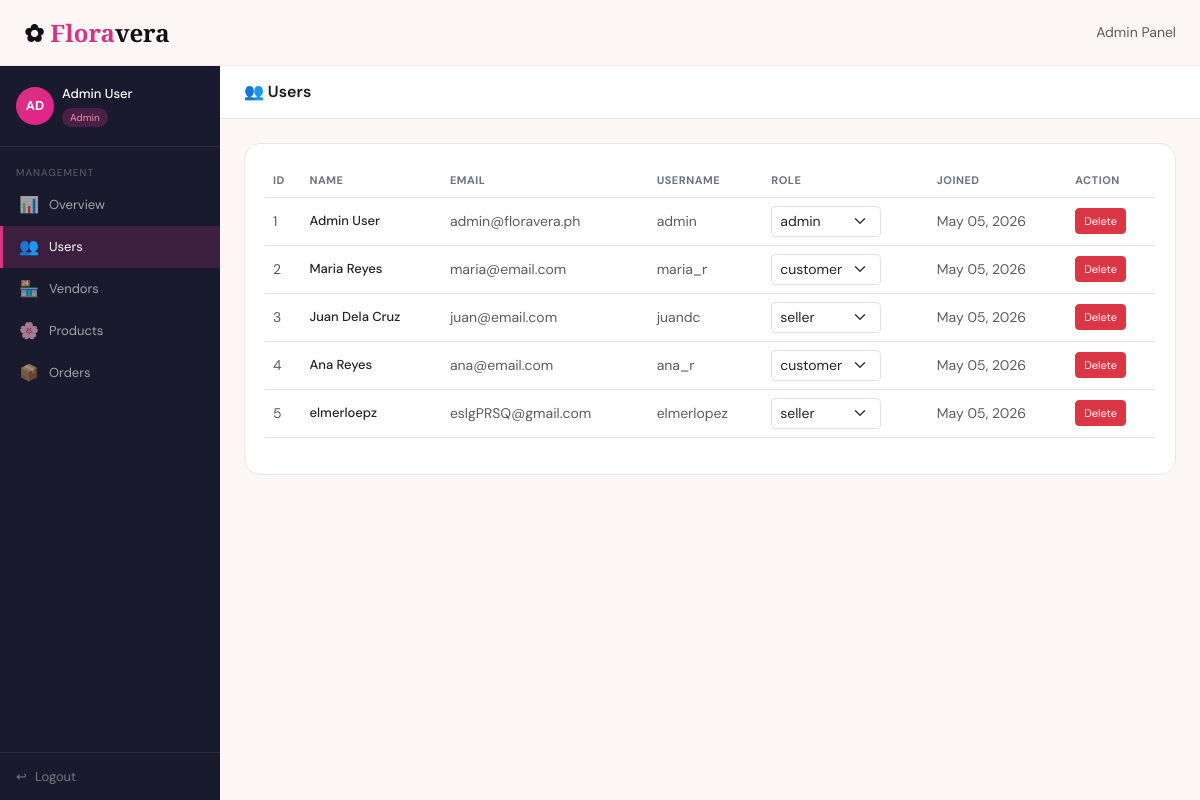
Before: /admin/users.php (signed in) with the older database file.
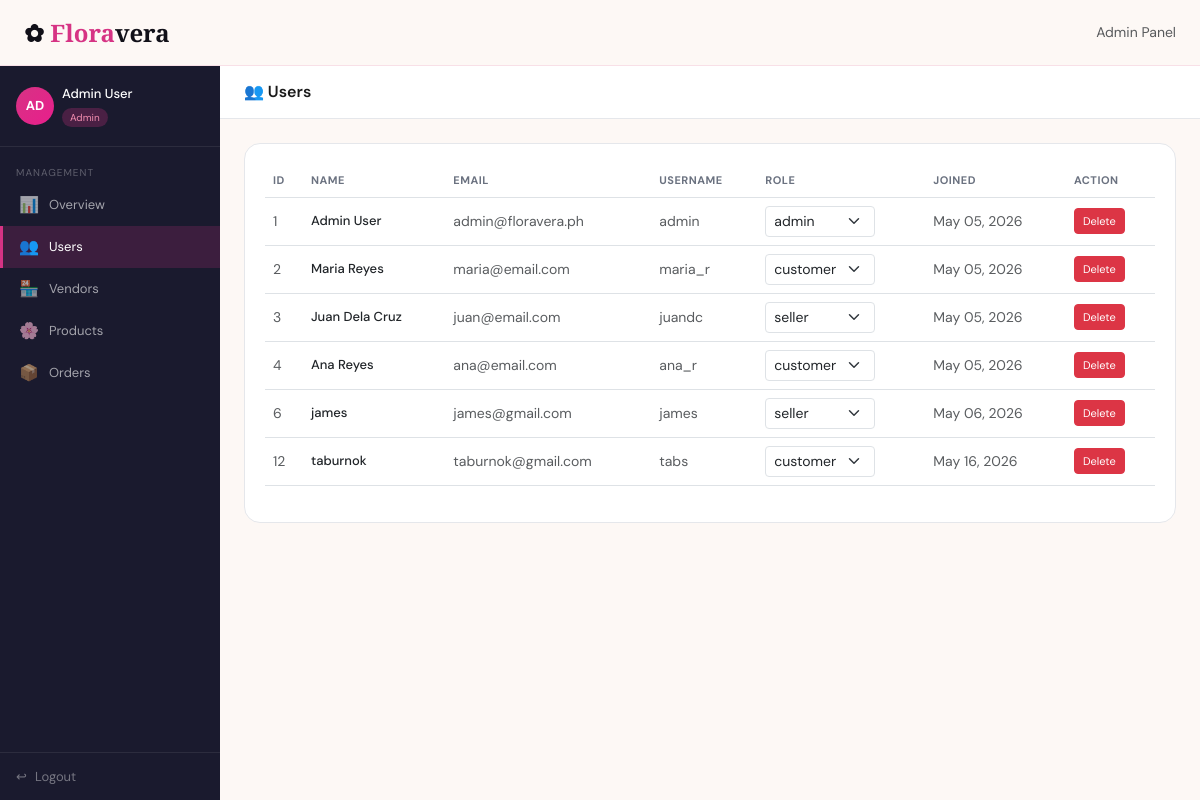
After: the same page with the newer database file.
### tables this page shows
CREATE TABLE `users` (
  `id` int(11) NOT NULL,
  `fullname` varchar(100) NOT NULL,
  `email` varchar(150) NOT NULL,
  `username` varchar(80) NOT NULL,
  `password` varchar(255) NOT NULL,
  `role` enum('admin','seller','customer') NOT NULL DEFAULT 'customer',
  `created_at` timestamp NOT NULL DEFAULT current_timestamp()
);

### admin/users.php (the view, shortened to what this page needs)
<?php
include '../dbconnect.php';
$users=$conn->query("SELECT * FROM users ORDER BY id ASC");
$cur=basename($_SERVER['PHP_SELF']);
?>
<!DOCTYPE html>
<html lang="en">
<head>
<link href="https://cdn.jsdelivr.net/npm/bootstrap@5.3.0/dist/css/bootstrap.min.css" rel="stylesheet">
<link href="../style.css" rel="stylesheet">
</head>
<body>
<nav class="fv-navbar navbar fixed-top px-4 d-flex align-items-center justify-content-between">
  <a class="fv-logo" href="../index.php">✿ <span>Flora</span>vera</a>
  <span class="text-muted small">Admin Panel</span>
</nav>
<div class="fv-dash-wrap">
  <div class="fv-sidebar">
    <div class="fv-sidebar-user d-flex align-items-center gap-2">
      <div class="fv-avatar">AD</div>
      <div><div class="fv-uname"><?= htmlspecialchars($_SESSION['fullname']) ?></div><div class="fv-urole">Admin</div></div>
    </div>
    <div class="fv-nav-label mt-2">Management</div>
    <a href="dashboard.php" class="fv-nav-item <?= $cur==='dashboard.php'?'active':''?>"><span class="fv-nav-icon">📊</span> Overview</a>
    <a href="users.php"     class="fv-nav-item <?= $cur==='users.php'    ?'active':''?>"><span class="fv-nav-icon">👥</span> Users</a>
    <a href="vendors.php"   class="fv-nav-item <?= $cur==='vendors.php'  ?'active':''?>"><span class="fv-nav-icon">🏪</span> Vendors</a>
    <a href="products.php"  class="fv-nav-item <?= $cur==='products.php' ?'active':''?>"><span class="fv-nav-icon">🌸</span> Products</a>
    <a href="orders.php"    class="fv-nav-item <?= $cur==='orders.php'   ?'active':''?>"><span class="fv-nav-icon">📦</span> Orders</a>
    <div class="fv-logout"><a href="../logout.php"><span>↩</span> Logout</a></div>
  </div>
  <div class="fv-main">
    <div class="fv-topbar"><div class="fv-topbar-title">👥 Users</div></div>
    <div class="fv-dash-content">
      <div class="fv-card">
        <div class="table-responsive">
        <table class="table fv-admin-table align-middle">
          <thead><tr><th>ID</th><th>Name</th><th>Email</th><th>Username</th><th>Role</th><th>Joined</th><th>Action</th></tr></thead>
          <tbody>
          <?php while($u=$users->fetch_assoc()): ?>
          <tr>
            <td class="text-muted small"><?= $u['id'] ?></td>
            <td style="font-size:13px;font-weight:500"><?= htmlspecialchars($u['fullname']) ?></td>
            <td class="text-muted small"><?= htmlspecialchars($u['email']) ?></td>
            <td class="text-muted small"><?= htmlspecialchars($u['username']) ?></td>
            <td>
              <form method="POST" action="update_role.php" class="d-inline">
                <select name="role" class="form-select form-select-sm" style="width:110px;display:inline" onchange="this.form.submit()">
                  <option value="customer" <?= $u['role']==='customer'?'selected':'' ?>>customer</option>
                  <option value="seller"   <?= $u['role']==='seller'  ?'selected':'' ?>>seller</option>
                  <option value="admin"    <?= $u['role']==='admin'   ?'selected':'' ?>>admin</option>
                </select>
              </form>
            </td>
            <td class="text-muted small"><?= date('M d, Y',strtotime($u['created_at'])) ?></td>
            <td>
              <?php if($u['id']!==$_SESSION['user_id']): ?>
              <a href="delete_user.php?id=<?= $u['id'] ?>" class="btn btn-danger btn-sm"
                 onclick="return confirm('Delete this user?')" style="font-size:11px">Delete</a>
              <?php else: ?>
              <span class="text-muted small">—</span>
              <?php endif; ?>
            </td>
          </tr>
          <?php endwhile; ?>
          </tbody>
        </table>
        </div>
      </div>
    </div>
  </div>
</div>
</body></html>

Changed rows visible on the page:
removed users: id "5", fullname "elmerloepz", email "eslgPRSQ@gmail.com", username "elmerlopez", role "seller", created_at "May 05, 2026"
added users: id "6", fullname "james", email "james@gmail.com", username "james", role "seller", created_at "May 06, 2026"
added users: id "12", fullname "taburnok", email "taburnok@gmail.com", username "tabs", role "customer", created_at "May 16, 2026"
